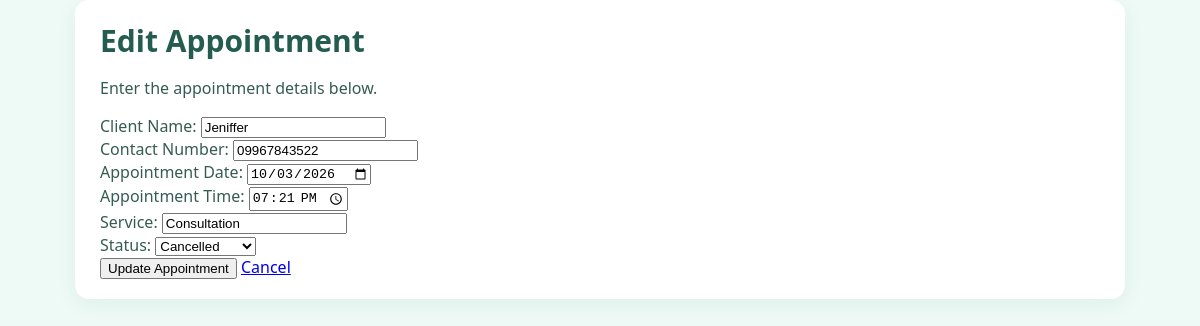
Page /appointments/1/edit/ on the committed database.
### AppointmentApp/models.py (models this page shows, shortened)
class Appointment(models.Model):
    appointment_id = models.AutoField(primary_key=True)
    client_name = models.CharField(max_length=100)
    contact_number = models.CharField(max_length=20)
    appointment_date = models.DateField()
    appointment_time = models.TimeField()
    service = models.CharField(max_length=100)
    appointment_status = models.CharField(max_length=50)

### AppointmentApp/views.py (the view, shortened to what this page needs)
def appointment_update(request, appointment_id):
    appointment = Appointment.objects.get(
        appointment_id=appointment_id
    )
    context = {
        'appointment': appointment
    }
    return render(
        request,
        'appointment/appointment_form.html',
        context
    )

### AppointmentApp/templates/appointment/appointment_form.html (shortened to what this page needs)
{% extends 'appointment/base.html' %}
{% block content %}
<div class="content-box">
    <h1>
        {% if appointment %}
            Edit Appointment
        {% else %}
            Add Appointment
        {% endif %}
    </h1>
    <p class="form-description">
        Enter the appointment details below.
    </p>
    <form method="POST" class="appointment-form">
        <div class="form-grid">
            <div class="form-group">
                <label>Client Name:</label>
                <input
                    type="text"
                    name="client_name"
                    value="{{ appointment.client_name|default:'' }}"
                    required>
            </div>
            <div class="form-group">
                <label>Contact Number:</label>
                <input
                    type="text"
                    name="contact_number"
                    value="{{ appointment.contact_number|default:'' }}"
                    required>
            </div>
            <div class="form-group">
                <label>Appointment Date:</label>
                <input
                    type="date"
                    name="appointment_date"
                    value="{{ appointment.appointment_date|date:'Y-m-d' }}"
                    required>
            </div>
            <div class="form-group">
                <label>Appointment Time:</label>
                <input
                    type="time"
                    name="appointment_time"
                    value="{{ appointment.appointment_time|time:'H:i' }}"
                    required>
            </div>
            <div class="form-group">
                <label>Service:</label>
                <input
                    type="text"
                    name="service"
                    value="{{ appointment.service|default:'' }}"
                    required>
            </div>
            <div class="form-group">
                <label>Status:</label>
                <select name="appointment_status" required>
                    <option value="Cancelled"
                        {% if appointment.appointment_status == "Cancelled" %}
                            selected
                        {% endif %}>
                        Cancelled
                    </option>
                </select>
            </div>
        </div>
        <div class="form-actions">
            <button type="submit" class="button">
                {% if appointment %}
                    Update Appointment
                {% else %}
                    Save Appointment
                {% endif %}
            </button>
            <a href="{% url 'appointment_list' %}" class="cancel-button">
                Cancel
            </a>
        </div>
    </form>
</div>
{% endblock %}

### AppointmentApp/static/appointment/style.css (style rules this page uses)
body { margin: 0; font-family: "Segoe UI", Arial, sans-serif; background-color: #eefaf5; color: #355c52; }
.content-box { background-color: #ffffff; padding: 20px 25px; border-radius: 14px; box-shadow: 0 5px 20px rgba(40, 120, 100, 0.08); width: 100%; max-width: 1050px; margin: 0 auto; box-sizing: border-box; }
h1 { color: #245c50; margin: 0 0 15px 0; font-size: 30px; font-weight: 600; text-align: left; }

### rows in the picture
Appointment: client_name "Jeniffer", contact_number "09967843522", appointment_date "10/03/2026", appointment_time "19:21", service "Consultation", appointment_status "Cancelled"
